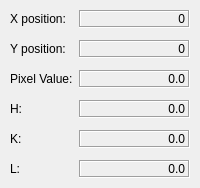
<?xml version="1.0" encoding="UTF-8"?>
<!-- Copyright (C) UChicago Argonne, LLC -->
<!-- See LICENSE file for details -->
<ui version="4.0">
 <class>AreaDetMousePosDockWidget</class>
 <widget class="QWidget" name="AreaDetMousePosDockWidget">
  <property name="windowTitle">
   <string>Mouse Position</string>
  </property>
  <layout class="QFormLayout" name="layoutMousePos">
   <property name="horizontalSpacing">
    <number>6</number>
   </property>
   <property name="verticalSpacing">
    <number>12</number>
   </property>
   <property name="leftMargin">
    <number>10</number>
   </property>
   <property name="topMargin">
    <number>10</number>
   </property>
   <property name="rightMargin">
    <number>10</number>
   </property>
   <property name="bottomMargin">
    <number>10</number>
   </property>
   <item row="0" column="0">
    <widget class="QLabel" name="lbl_row0">
     <property name="text">
      <string>X position:</string>
     </property>
    </widget>
   </item>
   <item row="0" column="1">
    <widget class="QLabel" name="mouse_x_val">
     <property name="text">
      <string>0</string>
     </property>
     <property name="frameShape">
      <enum>QFrame::Box</enum>
     </property>
     <property name="frameShadow">
      <enum>QFrame::Sunken</enum>
     </property>
     <property name="alignment">
      <set>Qt::AlignRight|Qt::AlignVCenter</set>
     </property>
     <property name="valueLabel" stdset="0">
      <bool>true</bool>
     </property>
    </widget>
   </item>
   <item row="1" column="0">
    <widget class="QLabel" name="lbl_row1">
     <property name="text">
      <string>Y position:</string>
     </property>
    </widget>
   </item>
   <item row="1" column="1">
    <widget class="QLabel" name="mouse_y_val">
     <property name="text">
      <string>0</string>
     </property>
     <property name="frameShape">
      <enum>QFrame::Box</enum>
     </property>
     <property name="frameShadow">
      <enum>QFrame::Sunken</enum>
     </property>
     <property name="alignment">
      <set>Qt::AlignRight|Qt::AlignVCenter</set>
     </property>
     <property name="valueLabel" stdset="0">
      <bool>true</bool>
     </property>
    </widget>
   </item>
   <item row="2" column="0">
    <widget class="QLabel" name="lbl_row2">
     <property name="text">
      <string>Pixel Value:</string>
     </property>
    </widget>
   </item>
   <item row="2" column="1">
    <widget class="QLabel" name="mouse_px_val">
     <property name="text">
      <string>0.0</string>
     </property>
     <property name="frameShape">
      <enum>QFrame::Box</enum>
     </property>
     <property name="frameShadow">
      <enum>QFrame::Sunken</enum>
     </property>
     <property name="alignment">
      <set>Qt::AlignRight|Qt::AlignVCenter</set>
     </property>
     <property name="valueLabel" stdset="0">
      <bool>true</bool>
     </property>
    </widget>
   </item>
   <item row="3" column="0">
    <widget class="QLabel" name="lbl_row3">
     <property name="text">
      <string>H:</string>
     </property>
    </widget>
   </item>
   <item row="3" column="1">
    <widget class="QLabel" name="mouse_h">
     <property name="text">
      <string>0.0</string>
     </property>
     <property name="frameShape">
      <enum>QFrame::Box</enum>
     </property>
     <property name="frameShadow">
      <enum>QFrame::Sunken</enum>
     </property>
     <property name="alignment">
      <set>Qt::AlignRight|Qt::AlignVCenter</set>
     </property>
     <property name="valueLabel" stdset="0">
      <bool>true</bool>
     </property>
    </widget>
   </item>
   <item row="4" column="0">
    <widget class="QLabel" name="lbl_row4">
     <property name="text">
      <string>K:</string>
     </property>
    </widget>
   </item>
   <item row="4" column="1">
    <widget class="QLabel" name="mouse_k">
     <property name="text">
      <string>0.0</string>
     </property>
     <property name="frameShape">
      <enum>QFrame::Box</enum>
     </property>
     <property name="frameShadow">
      <enum>QFrame::Sunken</enum>
     </property>
     <property name="alignment">
      <set>Qt::AlignRight|Qt::AlignVCenter</set>
     </property>
     <property name="valueLabel" stdset="0">
      <bool>true</bool>
     </property>
    </widget>
   </item>
   <item row="5" column="0">
    <widget class="QLabel" name="lbl_row5">
     <property name="text">
      <string>L:</string>
     </property>
    </widget>
   </item>
   <item row="5" column="1">
    <widget class="QLabel" name="mouse_l">
     <property name="text">
      <string>0.0</string>
     </property>
     <property name="frameShape">
      <enum>QFrame::Box</enum>
     </property>
     <property name="frameShadow">
      <enum>QFrame::Sunken</enum>
     </property>
     <property name="alignment">
      <set>Qt::AlignRight|Qt::AlignVCenter</set>
     </property>
     <property name="valueLabel" stdset="0">
      <bool>true</bool>
     </property>
    </widget>
   </item>
  </layout>
 </widget>
 <resources/>
 <connections/>
</ui>
